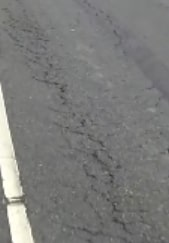
#> input picture image_processing/Road_Original_image.png, 169 x 243 px
$ jupyter execute final_task.ipynb   (older library calls are emulated)
#> lines starting #> are read from the running program, lines starting #| are printed output that depends on the picture; after the words box and inside, x2 and y2 are one past the last pixel; in counts of white or black regions, pixels touching at a corner belong together
[cell 1]
import cv2
import numpy as np
import matplotlib.pyplot as plt

[cell 2]
def display_img(img,cmap=None):
    fig = plt.figure(figsize=(12,10))
    ax = fig.add_subplot(111)
    ax.imshow(img,cmap)

[cell 3]
# Open and display the images
img = cv2.imread('Road_Original_image.png')
#> img is the input picture: shape (243, 169, 3); mean B, G, R 122.4, 124.1, 123.9
img = cv2.cvtColor(img, cv2.COLOR_BGR2RGB)

[cell 4]
plt.imshow(img)

[cell 5]
# Aplly binary threshold to the image
img = cv2.imread('Road_Original_image.png', 0)
#> img: shape (243, 169); min 54, max 254, mean 123.4
ret , thresh1 = cv2.threshold(img, 127, 255, cv2.THRESH_BINARY)
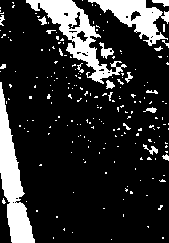
#> thresh1: shape (243, 169); 17.9% white; 212 white regions (194 under 20 px), largest, box (x1, y1, x2, y2) and area: (0, 82, 35, 243) 2293, (26, 0, 127, 84) 2209, (88, 0, 169, 46) 1478

[cell 6]
display_img(thresh1, cmap='gray')

[cell 7]
# convert HSV colorspace
img = cv2.imread('Road_Original_image.png')

[cell 8]
img = cv2.cvtColor(img, cv2.COLOR_BGR2HSV)
#> img: shape (243, 169, 3); mean H, S, V 36.9, 4.7, 124.5

[cell 9]
display_img(img)

[cell 10]
# Create a low pass filter with a 4 by 4 kernel filled with values of 1/10 (0.01) and then 2-D convolution to blur.

[cell 11]
kernel = np.ones(shape=(4,4), dtype=np.float32)

[cell 12]
kernel

[cell 13]
img = cv2.imread('Road_Original_image.png')
img = cv2.cvtColor(img, cv2.COLOR_BGR2RGB)

[cell 14]
dst = cv2.filter2D(img, -1, kernel)
#> dst: shape (243, 169, 3); every value is 255
display_img(dst)

[cell 15]
# Create a horizontal Sobel filter
img = cv2.imread('Road_Original_image.png')

[cell 16]
sobelx = cv2.Sobel(img, cv2.CV_64F,1,0, ksize=5)
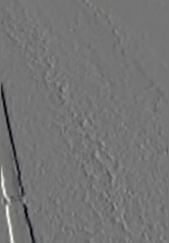
#> sobelx: shape (243, 169, 3) float64; mean B, G, R -27.4, -32.4, -33.3; drawn with min black and max white

[cell 17]
display_img(sobelx, cmap='gray')
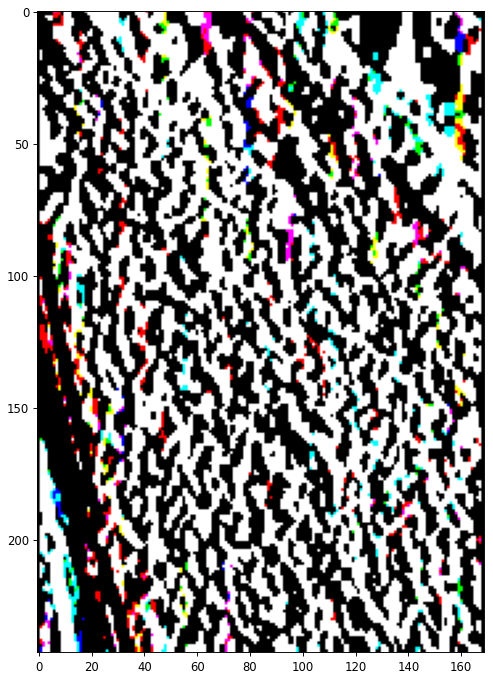
#> figure drawn by matplotlib, 1 panel; B, G, R data is drawn as R, G, B

[cell 18]
# Plot histogram
img = cv2.imread('Road_Original_image.png')
color = ('b','g','r')
for i,col in enumerate(color):
    histr = cv2.calcHist([img],[i],None,[256],[0,256])
    plt.plot(histr,color = col)
    plt.xlim([0,256])
plt.title('Road image Histograms')
plt.show()
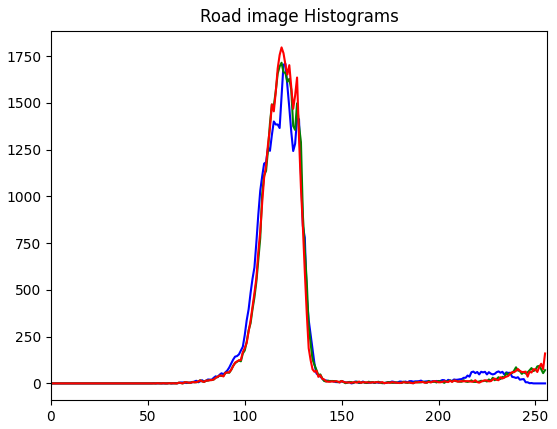
#> figure drawn by matplotlib, 1 panel; curve peaks at x = 121, y = 1708; curve peaks at x = 119, y = 1714; curve peaks at x = 119, y = 1796

$ run again, with image_processing/AD1_frame_0007.jpg saved as image_processing/Road_Original_image.png
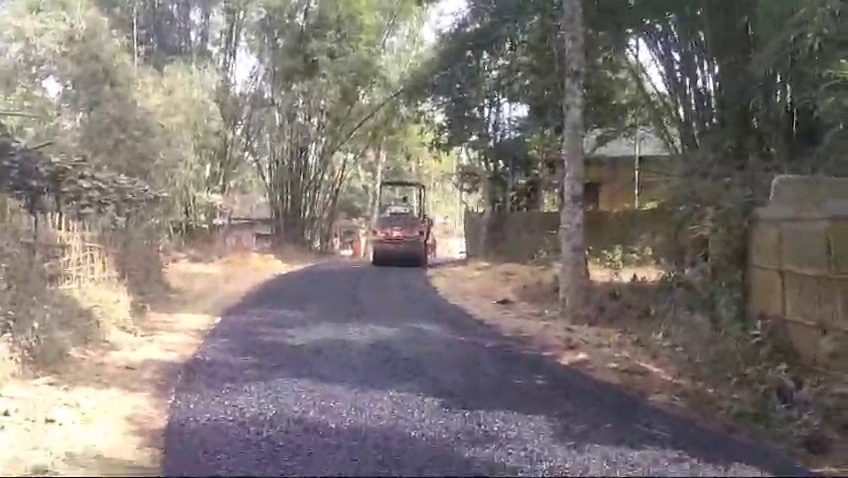
#> input picture image_processing/AD1_frame_0007.jpg, 848 x 478 px
#> img is the input picture: shape (478, 848, 3); mean B, G, R 115.6, 119.9, 127.5
#> `ret , thresh1 = cv2.threshold(img, 127, 255, cv2.THRESH_BINARY)`:
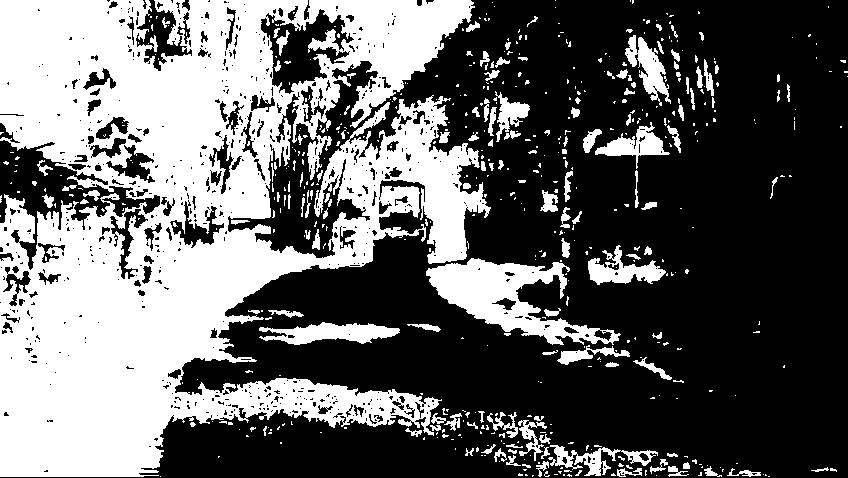
#> thresh1: shape (478, 848); 39.4% white; 554 white regions (421 under 20 px), largest, box (x1, y1, x2, y2) and area: (0, 0, 491, 477) 134513, (426, 258, 621, 345) 6723, (259, 322, 400, 345) 1857
#> dst: shape (478, 848, 3); every value is 255
#> `plt.show()`:
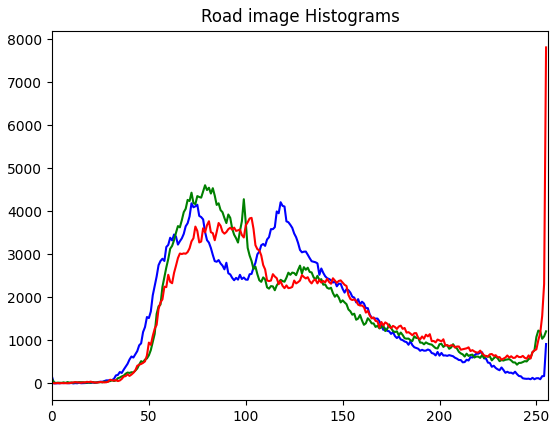
#> figure drawn by matplotlib, 1 panel; curve peaks at x = 118, y = 4211; curve peaks at x = 79, y = 4606; curve peaks at x = 255, y = 7809
